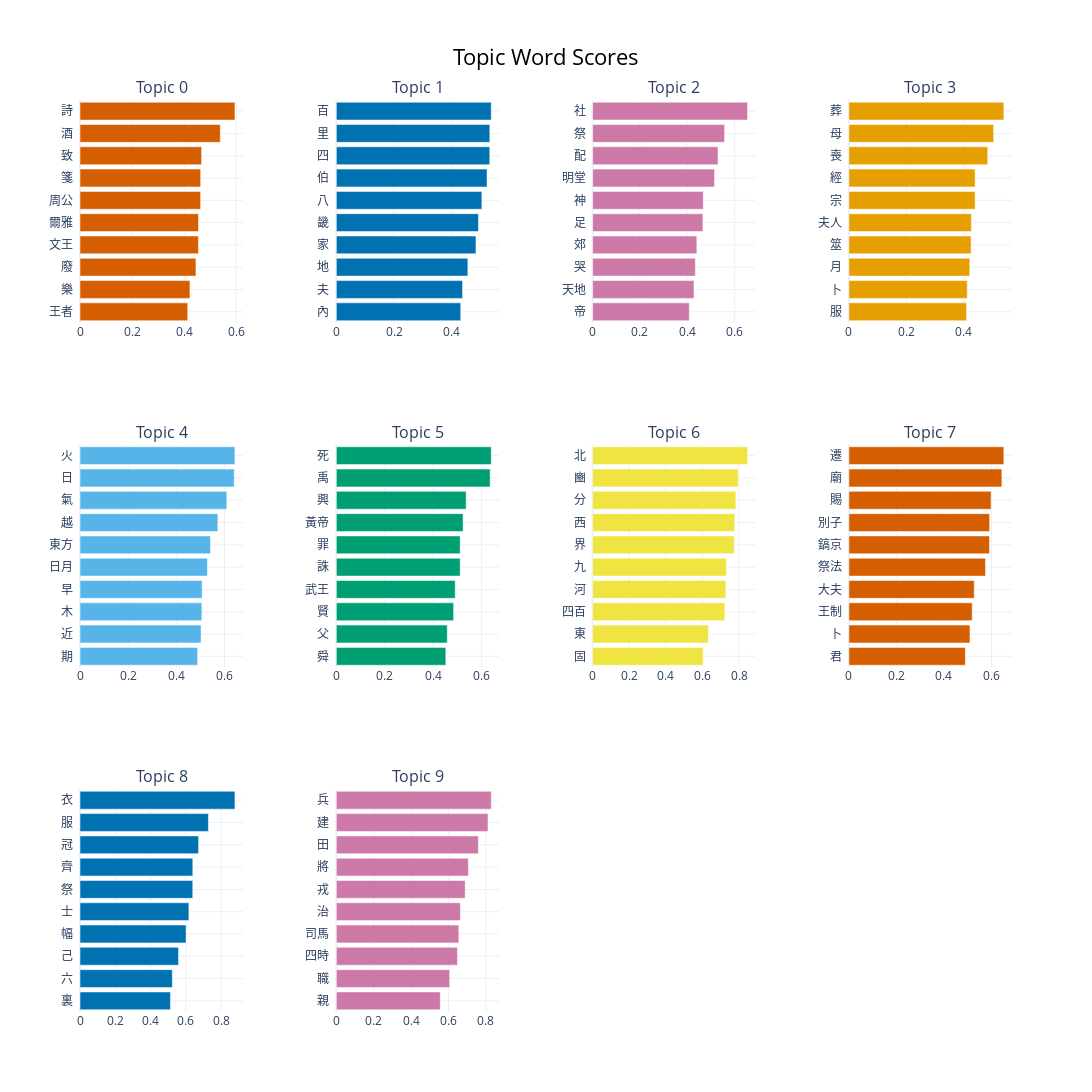

The notebook cell saved with this chart:
### Code cell
topic_model.visualize_barchart(top_n_topics=20, n_words=10,width=400, height=600)

### Figure 1 — Plotly figure (JSON) as saved in the notebook; plotly's stock layout.template omitted (floating-point values rounded to 4 significant figures)
{"data": [{"marker": {"color": "#D55E00"}, "orientation": "h", "type": "bar", "x": [0.4135, 0.4219, 0.4449, 0.4543, 0.4548, 0.4628, 0.463, 0.4666, 0.5383, 0.5946], "xaxis": "x", "y": ["王者  ", "樂  ", "廢  ", "文王  ", "爾雅  ", "周公  ", "箋  ", "致  ", "酒  ", "詩  "], "yaxis": "y"}, {"marker": {"color": "#0072B2"}, "orientation": "h", "type": "bar", "x": [0.4307, 0.4371, 0.4555, 0.4835, 0.4922, 0.504, 0.5218, 0.5313, 0.5315, 0.5364], "xaxis": "x2", "y": ["內  ", "夫  ", "地  ", "家  ", "畿  ", "八  ", "伯  ", "四  ", "里  ", "百  "], "yaxis": "y2"}, {"marker": {"color": "#CC79A7"}, "orientation": "h", "type": "bar", "x": [0.4084, 0.4283, 0.4341, 0.4404, 0.4662, 0.4675, 0.5154, 0.5299, 0.5576, 0.6547], "xaxis": "x3", "y": ["帝  ", "天地  ", "哭  ", "郊  ", "足  ", "神  ", "明堂  ", "配  ", "祭  ", "社  "], "yaxis": "y3"}, {"marker": {"color": "#E69F00"}, "orientation": "h", "type": "bar", "x": [0.4103, 0.4126, 0.4216, 0.4259, 0.4269, 0.44, 0.44, 0.4841, 0.5045, 0.5402], "xaxis": "x4", "y": ["服  ", "卜  ", "月  ", "筮  ", "夫人  ", "宗  ", "經  ", "喪  ", "母  ", "葬  "], "yaxis": "y4"}, {"marker": {"color": "#56B4E9"}, "orientation": "h", "type": "bar", "x": [0.4881, 0.5025, 0.506, 0.507, 0.529, 0.5415, 0.5723, 0.6095, 0.6402, 0.6433], "xaxis": "x5", "y": ["期  ", "近  ", "木  ", "早  ", "日月  ", "東方  ", "越  ", "氣  ", "日  ", "火  "], "yaxis": "y5"}, {"marker": {"color": "#009E73"}, "orientation": "h", "type": "bar", "x": [0.4523, 0.4583, 0.4845, 0.491, 0.5115, 0.5115, 0.5235, 0.5362, 0.6353, 0.6399], "xaxis": "x6", "y": ["舜  ", "父  ", "賢  ", "武王  ", "誅  ", "罪  ", "黃帝  ", "興  ", "禹  ", "死  "], "yaxis": "y6"}, {"marker": {"color": "#F0E442"}, "orientation": "h", "type": "bar", "x": [0.6031, 0.6327, 0.7218, 0.7277, 0.7309, 0.7732, 0.776, 0.7822, 0.7953, 0.8459], "xaxis": "x7", "y": ["固  ", "東  ", "四百  ", "河  ", "九  ", "界  ", "西  ", "分  ", "豳  ", "北  "], "yaxis": "y7"}, {"marker": {"color": "#D55E00"}, "orientation": "h", "type": "bar", "x": [0.49, 0.5094, 0.5187, 0.5273, 0.5749, 0.5918, 0.5922, 0.5982, 0.6437, 0.652], "xaxis": "x8", "y": ["君  ", "卜  ", "王制  ", "大夫  ", "祭法  ", "鎬京  ", "別子  ", "賜  ", "廟  ", "遷  "], "yaxis": "y8"}, {"marker": {"color": "#0072B2"}, "orientation": "h", "type": "bar", "x": [0.5127, 0.5233, 0.5584, 0.6014, 0.6173, 0.6392, 0.6395, 0.6722, 0.7281, 0.8784], "xaxis": "x9", "y": ["裏  ", "六  ", "己  ", "幅  ", "士  ", "祭  ", "齊  ", "冠  ", "服  ", "衣  "], "yaxis": "y9"}, {"marker": {"color": "#CC79A7"}, "orientation": "h", "type": "bar", "x": [0.5559, 0.6062, 0.6478, 0.6552, 0.6635, 0.6891, 0.7062, 0.7596, 0.8112, 0.8286], "xaxis": "x10", "y": ["親  ", "職  ", "四時  ", "司馬  ", "治  ", "戎  ", "將  ", "田  ", "建  ", "兵  "], "yaxis": "y10"}], "layout": {"annotations": [{"font": {"size": 16}, "showarrow": false, "text": "Topic 0", "x": 0.0875, "xanchor": "center", "xref": "paper", "y": 1, "yanchor": "bottom", "yref": "paper"}, {"font": {"size": 16}, "showarrow": false, "text": "Topic 1", "x": 0.3625, "xanchor": "center", "xref": "paper", "y": 1, "yanchor": "bottom", "yref": "paper"}, {"font": {"size": 16}, "showarrow": false, "text": "Topic 2", "x": 0.6375, "xanchor": "center", "xref": "paper", "y": 1, "yanchor": "bottom", "yref": "paper"}, {"font": {"size": 16}, "showarrow": false, "text": "Topic 3", "x": 0.9125, "xanchor": "center", "xref": "paper", "y": 1, "yanchor": "bottom", "yref": "paper"}, {"font": {"size": 16}, "showarrow": false, "text": "Topic 4", "x": 0.0875, "xanchor": "center", "xref": "paper", "y": 0.6222, "yanchor": "bottom", "yref": "paper"}, {"font": {"size": 16}, "showarrow": false, "text": "Topic 5", "x": 0.3625, "xanchor": "center", "xref": "paper", "y": 0.6222, "yanchor": "bottom", "yref": "paper"}, {"font": {"size": 16}, "showarrow": false, "text": "Topic 6", "x": 0.6375, "xanchor": "center", "xref": "paper", "y": 0.6222, "yanchor": "bottom", "yref": "paper"}, {"font": {"size": 16}, "showarrow": false, "text": "Topic 7", "x": 0.9125, "xanchor": "center", "xref": "paper", "y": 0.6222, "yanchor": "bottom", "yref": "paper"}, {"font": {"size": 16}, "showarrow": false, "text": "Topic 8", "x": 0.0875, "xanchor": "center", "xref": "paper", "y": 0.2444, "yanchor": "bottom", "yref": "paper"}, {"font": {"size": 16}, "showarrow": false, "text": "Topic 9", "x": 0.3625, "xanchor": "center", "xref": "paper", "y": 0.2444, "yanchor": "bottom", "yref": "paper"}], "height": 1800, "hoverlabel": {"bgcolor": "white", "font": {"family": "Rockwell", "size": 16}}, "showlegend": false, "title": {"font": {"color": "Black", "size": 22}, "text": "Topic Word Scores", "x": 0.5, "xanchor": "center", "yanchor": "top"}, "width": 1600, "xaxis": {"anchor": "y", "domain": [0, 0.175], "showgrid": true}, "xaxis10": {"anchor": "y10", "domain": [0.275, 0.45], "showgrid": true}, "xaxis11": {"anchor": "y11", "domain": [0.55, 0.725], "showgrid": true}, "xaxis12": {"anchor": "y12", "domain": [0.825, 1], "showgrid": true}, "xaxis2": {"anchor": "y2", "domain": [0.275, 0.45], "showgrid": true}, "xaxis3": {"anchor": "y3", "domain": [0.55, 0.725], "showgrid": true}, "xaxis4": {"anchor": "y4", "domain": [0.825, 1], "showgrid": true}, "xaxis5": {"anchor": "y5", "domain": [0, 0.175], "showgrid": true}, "xaxis6": {"anchor": "y6", "domain": [0.275, 0.45], "showgrid": true}, "xaxis7": {"anchor": "y7", "domain": [0.55, 0.725], "showgrid": true}, "xaxis8": {"anchor": "y8", "domain": [0.825, 1], "showgrid": true}, "xaxis9": {"anchor": "y9", "domain": [0, 0.175], "showgrid": true}, "yaxis": {"anchor": "x", "domain": [0.7556, 1], "showgrid": true}, "yaxis10": {"anchor": "x10", "domain": [0, 0.2444], "showgrid": true}, "yaxis11": {"anchor": "x11", "domain": [0, 0.2444], "showgrid": true}, "yaxis12": {"anchor": "x12", "domain": [0, 0.2444], "showgrid": true}, "yaxis2": {"anchor": "x2", "domain": [0.7556, 1], "showgrid": true}, "yaxis3": {"anchor": "x3", "domain": [0.7556, 1], "showgrid": true}, "yaxis4": {"anchor": "x4", "domain": [0.7556, 1], "showgrid": true}, "yaxis5": {"anchor": "x5", "domain": [0.3778, 0.6222], "showgrid": true}, "yaxis6": {"anchor": "x6", "domain": [0.3778, 0.6222], "showgrid": true}, "yaxis7": {"anchor": "x7", "domain": [0.3778, 0.6222], "showgrid": true}, "yaxis8": {"anchor": "x8", "domain": [0.3778, 0.6222], "showgrid": true}, "yaxis9": {"anchor": "x9", "domain": [0, 0.2444], "showgrid": true}}}
